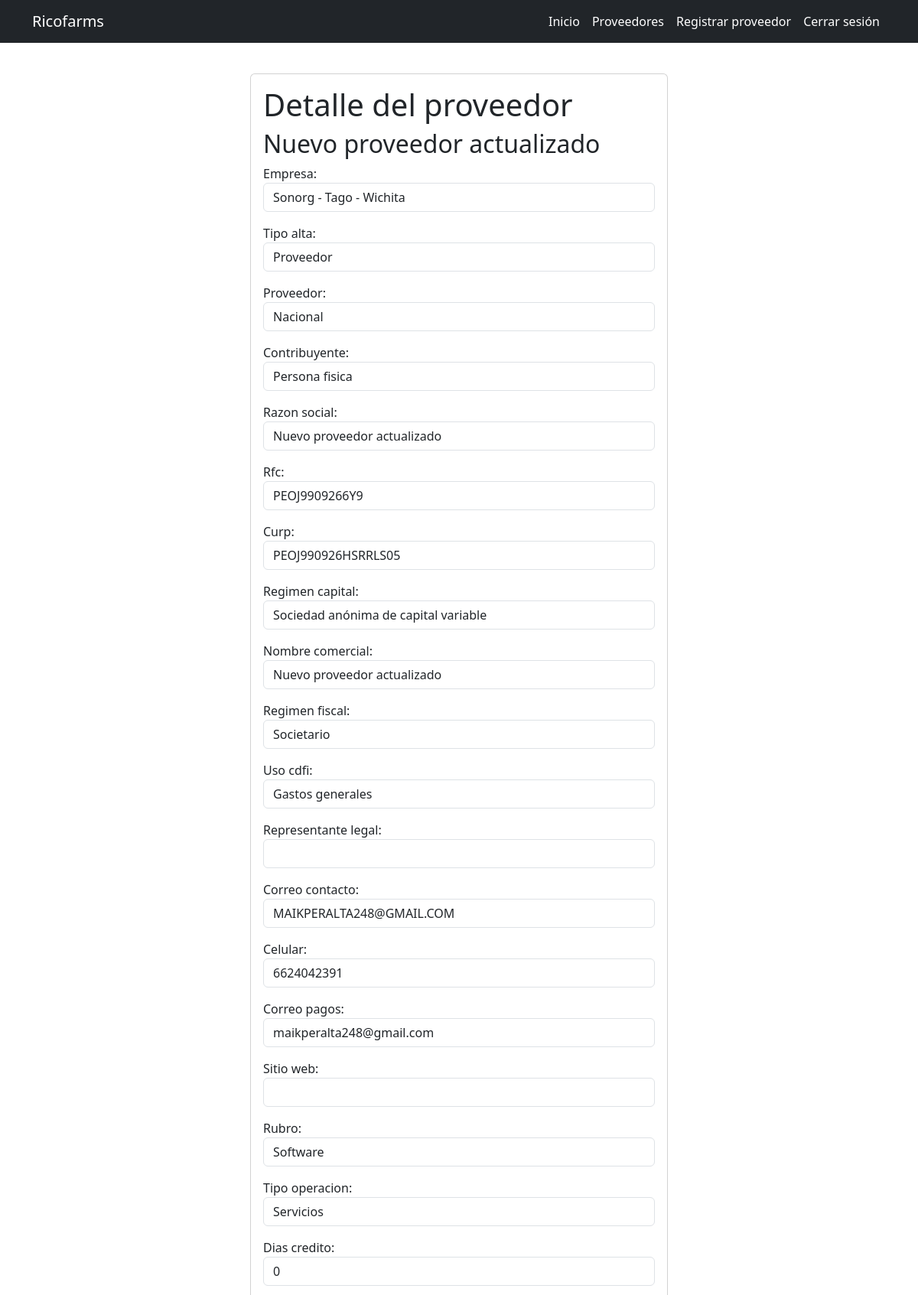
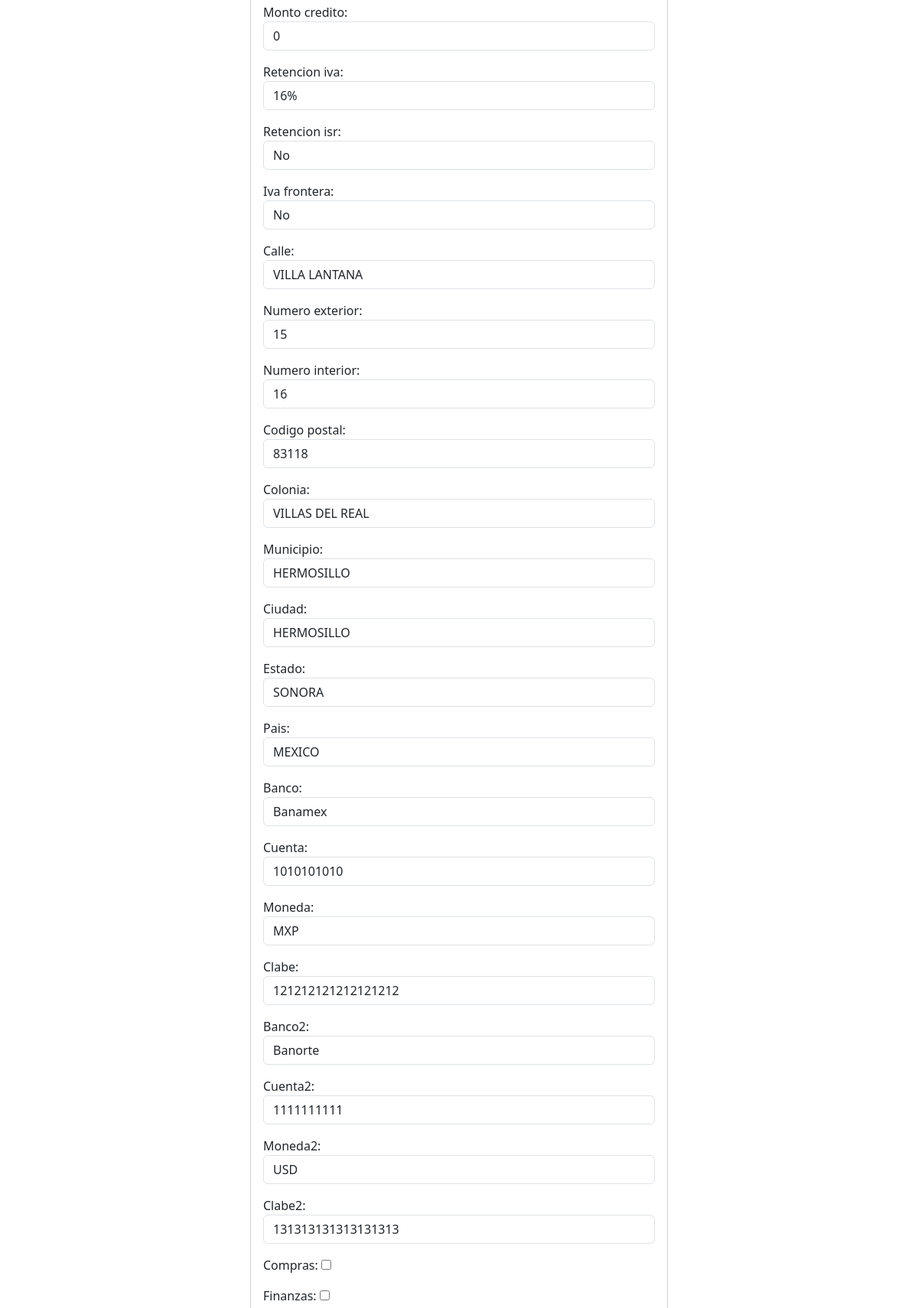
Screenshot of /proveedores/2/ (signed in, upper part) with the database file from the repository (2 pictures, top to bottom).
### alta_proveedores/models.py (models this page shows, shortened)
class Proveedor(models.Model):
    empresa = models.CharField(max_length=50)
    tipo_alta = models.CharField(max_length=20)
    proveedor = models.CharField(max_length=10)
    contribuyente = models.CharField(max_length=20)
    razon_social = models.CharField(max_length=50)
    rfc = models.CharField(max_length=13)
    curp = models.CharField(max_length=18, blank=True)
    regimen_capital = models.CharField(max_length=100)
    nombre_comercial = models.CharField(max_length=50)
    regimen_fiscal = models.CharField(max_length=100)
    uso_cdfi = models.CharField(max_length=100)
    representante_legal = models.CharField(max_length=50, blank=True)
    correo_contacto = models.CharField(max_length=30)
    celular = models.CharField(max_length=10)
    correo_pagos = models.CharField(max_length=30)
    sitio_web = models.CharField(max_length=30, blank=True)
    rubro = models.CharField(max_length=20)
    tipo_operacion = models.CharField(max_length=10)
    dias_credito = models.PositiveIntegerField(default=0)
    monto_credito = models.PositiveIntegerField(default=0)
    retencion_iva = models.CharField(max_length=10)
    retencion_isr = models.CharField(max_length=10)
    iva_frontera = models.CharField(max_length=10)
    calle = models.CharField(max_length=50)
    numero_exterior = models.CharField(max_length=10)
    numero_interior = models.CharField(max_length=10, blank=True)
    codigo_postal = models.CharField(max_length=5)
    colonia = models.CharField(max_length=50)
    municipio = models.CharField(max_length=30)
    ciudad = models.CharField(max_length=20)
    estado = models.CharField(max_length=20)
    pais = models.CharField(max_length=20)
    banco = models.CharField(max_length=50)
    cuenta = models.CharField(max_length=10)
    moneda = models.CharField(max_length=3)
    clabe = models.CharField(max_length=18)
    banco2 = models.CharField(max_length=50, blank=True)
    cuenta2 = models.CharField(max_length=10, blank=True)
    moneda2 = models.CharField(max_length=3, blank=True)
    clabe2 = models.CharField(max_length=18, blank=True)
    constancia_situacion_fiscal = models.FileField(upload_to='documentos/constancias/')
    estado_cuenta_bancario = models.FileField(upload_to='documentos/estados_cuenta')
    compras = models.BooleanField(default=False)
    finanzas = models.BooleanField(default=False)
    sistemas = models.BooleanField(default=False)
    aprobadas = models.BooleanField(default=False)
    fecha = models.DateTimeField(auto_now_add=True)
    usuario = models.ForeignKey(User, on_delete=models.CASCADE)

### alta_proveedores/views.py (the view, shortened to what this page needs)
# urls.py: path('proveedores/<int:proveedor_id>/', views.proveedor_detail, name='proveedor_detail'),
@login_required
def proveedor_detail(request, proveedor_id):
    proveedor = get_object_or_404(Proveedor, pk=proveedor_id, usuario=request.user)
    if request.method == 'GET':
        if request.user.is_staff:
            form = ProveedorFormForStaff(instance=proveedor)
        else:
            form = ProveedorDetailForm(instance=proveedor)
        return render(request, 'proveedor/proveedor_detail.html', {
            'proveedor': proveedor,
            'form': form
        })

### alta_proveedores/templates/proveedor/proveedor_detail.html (shortened to what this page needs)
{% extends 'base.html' %}
{% block content %}
<main class="container py-5 mt-5">
    <div class="row d-flex justify-content-center">
        <div class="col-md-6 align-self-center mx-auto">
            <form class="card card-body" method="POST">
                <h1>Detalle del proveedor</h1>
                <h2>{{proveedor.nombre_comercial}}</h2>
                {{form.as_p}}
            </form>
        </div>
    </div>
</main>
{% endblock %}

### rows the page displays
Proveedor: nombre_comercial "Nuevo proveedor actualizado", empresa "Sonorg - Tago - Wichita", tipo_alta "Proveedor", proveedor "Nacional", contribuyente "Persona fisica", razon_social "Nuevo proveedor actualizado", rfc "PEOJ9909266Y9", curp "PEOJ990926HSRRLS05", regimen_capital "Sociedad anónima de capital variable", regimen_fiscal "Societario", uso_cdfi "Gastos generales", correo_contacto "MAIKPERALTA248@GMAIL.COM", celular "6624042391", correo_pagos "maikperalta248@gmail.com", rubro "Software", tipo_operacion "Servicios", dias_credito "0", monto_credito "0", retencion_iva "16%", retencion_isr "No", iva_frontera "No", calle "VILLA LANTANA", numero_exterior "15", numero_interior "16", codigo_postal "83118", colonia "VILLAS DEL REAL", municipio "HERMOSILLO", ciudad "HERMOSILLO", estado "SONORA", pais "MEXICO", banco "Banamex", cuenta "1010101010", moneda "MXP", clabe "121212121212121212", banco2 "Banorte", cuenta2 "1111111111", moneda2 "USD", clabe2 "131313131313131313"
